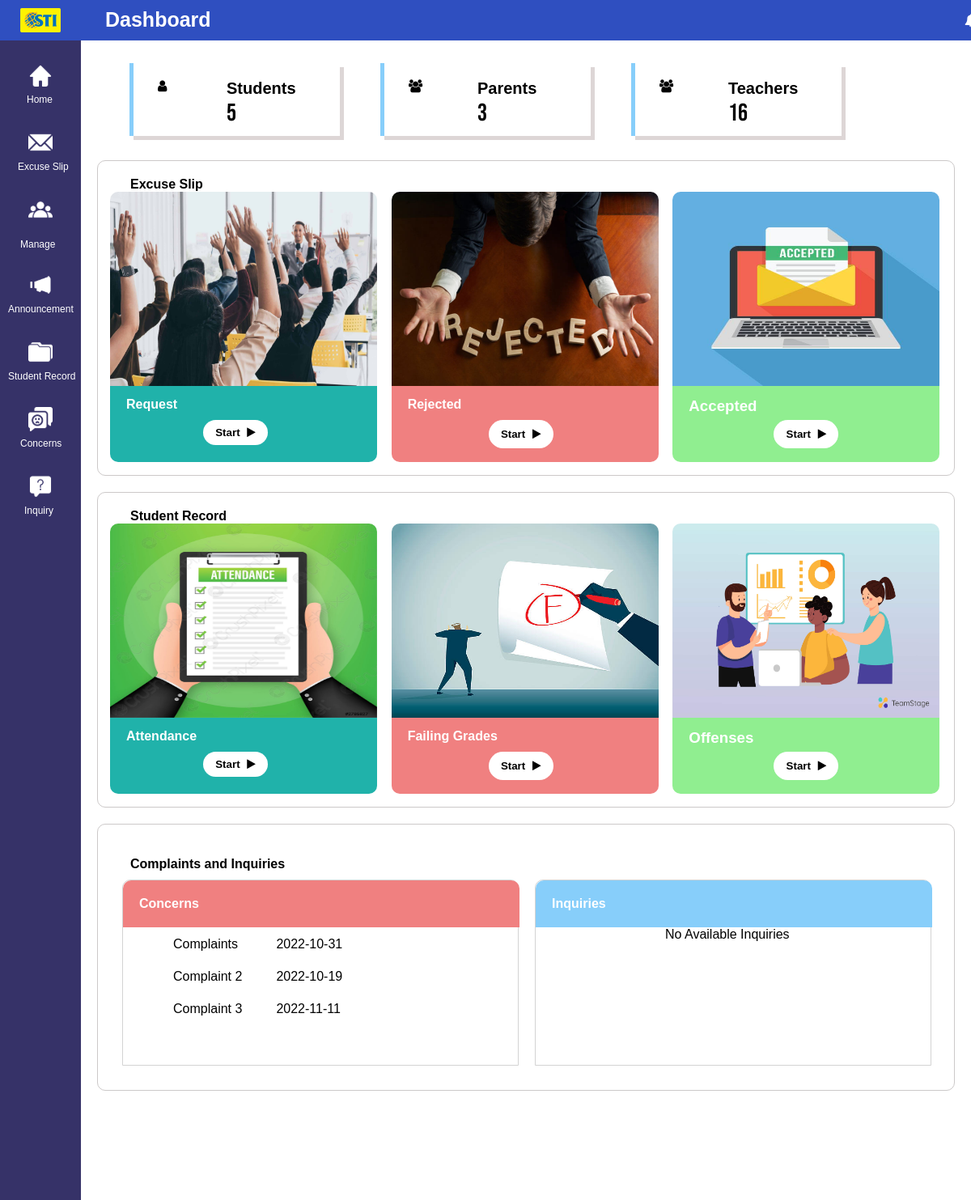
Page /Admin/dash.php (signed in) on the committed database.
### tables this page shows
CREATE TABLE `concerns` (
  `Concern_ID` int(255) NOT NULL,
  `Student_ID` int(255) NOT NULL,
  `Name` varchar(500) NOT NULL,
  `Title` varchar(500) NOT NULL,
  `Reason` varchar(500) NOT NULL,
  `Statement` varchar(500) NOT NULL,
  `Status` varchar(500) NOT NULL,
  `Date` date NOT NULL
);

### Admin/dash.php (the view, shortened to what this page needs)
<?php
@include 'config.php';
?>
<!DOCTYPE html>
<html lang="en">
<head>
     <link rel="stylesheet" href="https://stackpath.bootstrapcdn.com/font-awesome/4.7.0/css/font-awesome.min.css
     ">
    <link rel="stylesheet" href="style.css">
</head>
<body>
    <div class="container">
        <div class="navigation">
            <ul>
                <li>
                    <a href="">
                    </a>
                </li>
                <li>
                    <a href="dash.php">
                    <span class="icon"><img src="images/sidebar_menu/Home.svg" alt=""></span>
                    <span class="title1"><br>Home</span>
                    </a>
                </li>
                <li>
                    <a href="Lists_of_Excuse_Letter.php">
                    <span class="icon"><img src="images/sidebar_menu/Excuse_slip.svg" alt=""></span>
                    <span class="title2"><br>Excuse Slip</span>
                    </a>
                </li>
                <li><a href="">
                    <div class="dropdown1">
                        <span class="icon" style="padding-top: -100px;"><img src="images/sidebar_menu/Manage_Users.svg" alt=""></span>
                        <a class="dropbtn1" style="margin-top: -40px;">
                            <span class="title3">Manage</span>
                        </a>
                    </div></a>
                </li>
                <li>
                    <a href="Lists_of_Announcement.php">
                    <span class="icon"><img src="images/sidebar_menu/Announcement.svg" alt=""></span>
                    <span class="title"><br>Announcement</span>
                    </a>
                </li>
                <li>
                    <a href="Student_Record.php">
                    <span class="icon"><img src="images/sidebar_menu/Student_Record.svg" alt=""></span>
                    <span class="title"><br>Student Record</span>
                    </a>
                </li>
                <li>
                    <a href="Lists_of_Concerns.php">
                    <span class="icon"><img src="images/sidebar_menu/Concerns.svg" alt=""></span>
                    <span class="title3"><br>Concerns</span>
                    </a>
                </li>
                <li>
                    <a href="List_of_Inquiries.php">
                    <span class="icon"><img src="images/sidebar_menu/Inquiry.svg" alt=""></span>
                    <span class="title4"><br>Inquiry</span>
                    </a>
                </li>
            </ul>
        </div>
        <div class="main">
            <span id="logo"><img src="images/sti_logo.png" alt=""></span>
            <div class="topbar">
                <div class="toptitle">
                    <h2>Dashboard</h2>
                </div>
                <div class="icons">
                    <i class="fa fa-bell"></i>
                </div>
            </div>
        </div>
        <div class="1title">
            <p>Admin’s Dashboard</p>
        </div>
        <div class="cardbox">
            <div class="card">
            <div class="iconss">
                <i class="fa fa-user w3-xxxlarge"></i>
             </div>
             <div>
                <?php
                    $query = "SELECT Student_ID FROM student ORDER BY Student_ID";
                    $query_run = mysqli_query($link, $query);
                    $row = mysqli_num_rows($query_run);
                    echo '<div class="cardname"><strong>Students</strong></div>
                        <div class="numbers">'.$row.'</div>
                        </div>
                        </div>'
                ?>
            <div class="card">
                <div class="iconss">
                    <i class="fa fa-users"></i>
                 </div>
                 <div>
                    <?php
                         $query = "SELECT Parent_ID FROM parent ORDER BY Parent_ID";
                         $query_run = mysqli_query($link, $query);
                         $row = mysqli_num_rows($query_run);
                         echo '<div class="cardname"><strong>Parents</strong></div>
                         <div class="numbers">'.$row.'</div>
                         </div>
                         </div>'
                    ?>
                <div class="card">
                    <div class="iconss">
                        <i class="fa fa-users"></i>
                     </div>
                     <div>
                     <?php
                         $query = "SELECT Teacher_ID FROM teacher ORDER BY Teacher_ID";
                         $query_run = mysqli_query($link, $query);
                         $row = mysqli_num_rows($query_run);
                         echo '<div class="cardname"><strong>Teachers</strong></div>
                         <div class="numbers">'.$row.'</div>
                         </div>
                         </div>'
                      ?>
                 </div>
            <div class="mainn">
                <div class="boddy">
                    <div class="cardbody">
                        <h2>Excuse Slip</h2>
                    </div>
                    <div class="pictures">
                        <div class="request"><img src="Images/request.jpeg" alt=""><h3>Request</h3><a href="Request_Letter.php" style="text-decoration: none;"><h4>Start <i class="fa fa-play" aria-hidden="true"></i></h4></a></div>
                        <div class="rejected"><img src="Images/rejected.jpg"alt=""><h3>Rejected</h3><a href="Rejected_Letter.php" style="text-decoration: none;"><h4>Start <i class="fa fa-play" aria-hidden="true"></i></h4></a></div>
                        <div class="accepted"><img src="Images/accepted.jpg"  alt=""><h3>Accepted</h3><a href="Accepted_Letter.php" style="text-decoration: none;"><h4>Start <i class="fa fa-play" aria-hidden="true"></i></h4></a></div>
                    </div>
                </div>
                <div class="mainn2">
                <div class="boddy">
                    <div class="cardbody3">
                        <h2>Student Record</h2>
                    </div>
                    <div class="pictures">
                        <div class="request"><img src="Images/attendance.jpg" alt=""><h3>Attendance</h3><a href="Overview_of_Attendance.php" style="text-decoration: none;"><h4>Start <i class="fa fa-play" aria-hidden="true"></i></h4></a></div>
                        <div class="rejected"><img src="Images/failinggrades.jpg"alt=""><h3>Failing Grades</h3><a href="Overview_of_Failing_Grades.php" style="text-decoration: none;"><h4>Start <i class="fa fa-play" aria-hidden="true"></i></h4></a></div>
                        <div class="accepted"><img src="Images/offense.jpg" alt=""><h3>Offenses</h3><a href="List_of_Offense.php" style="text-decoration: none;"><h4>Start <i class="fa fa-play" aria-hidden="true"></i></h4></a></div>
                    </div>
                </div>
                </div>
                <div class="announce">
                    <div class="cardbody4">
                        <h2>Complaints and Inquiries</h2>
                        <a href="List_of_Inquiries.php" class="btn2">View All</a>
                    <div class="anoun">
                        <div class="ongoing"><p><strong>Concerns</strong></p>
                            <div class="card1">
                                <table class="table1">
                                    <tbody>
                                    <?php
                                        $query = "SELECT * FROM concerns LIMIT 3";
                                        $query_run = mysqli_query($link, $query);
                                        if(mysqli_num_rows($query_run) > 0)
                                        {
                                            foreach($query_run as $concerns)
                                            {
                                    ?>
                                        <tr>
                                            <td><?= $concerns['Title']; ?></td>
                                            <td><?= $concerns['Date']; ?></td>
                                        </tr>
                                        <?php
                                    }
                                }
                                else
                                {
                                }
                            ?>
                                    </tbody>
                                </table>
                            </div>
                        </div>
                        <div class="expired"><p><strong>Inquiries</strong></p>
                        <a href="Lists_of_Concerns.php" class="btn3">View All</a>
                            <div class="card1">
                                <table class="table1">
                                    <tbody>
                                    <?php
                                        $query = "SELECT * FROM inquiries LIMIT 3";
                                        $query_run = mysqli_query($link, $query);
                                        if(mysqli_num_rows($query_run) > 0)
                                        {
                                            foreach($query_run as $inquiry)
                                            {
                                                ?>
                                        <tr>
                                            <td><?= $inquiry['Title']; ?></td>
                                            <td><?= $inquiry['Date']; ?></td>
                                        </tr>
                                        <?php
                                    }
                                }
                                else
                                {
                                    echo '<span style="margin-left: 140px;">' . 'No Available Inquiries' . '</span>';
                                }
                            ?>
                                    </tbody>
                                </table>
                            </div>
                        </div>
                    </div>
                    </div>
                     </div>
                    </div>
            </div>
</body>
</html>

### rows in the picture
concerns: Title "Complaints", Date "2022-10-31"
concerns: Title "Complaint 2", Date "2022-10-19"
concerns: Title "Complaint 3", Date "2022-11-11"

### other values in the picture
$row "5"
$row "3"
$row "16"
